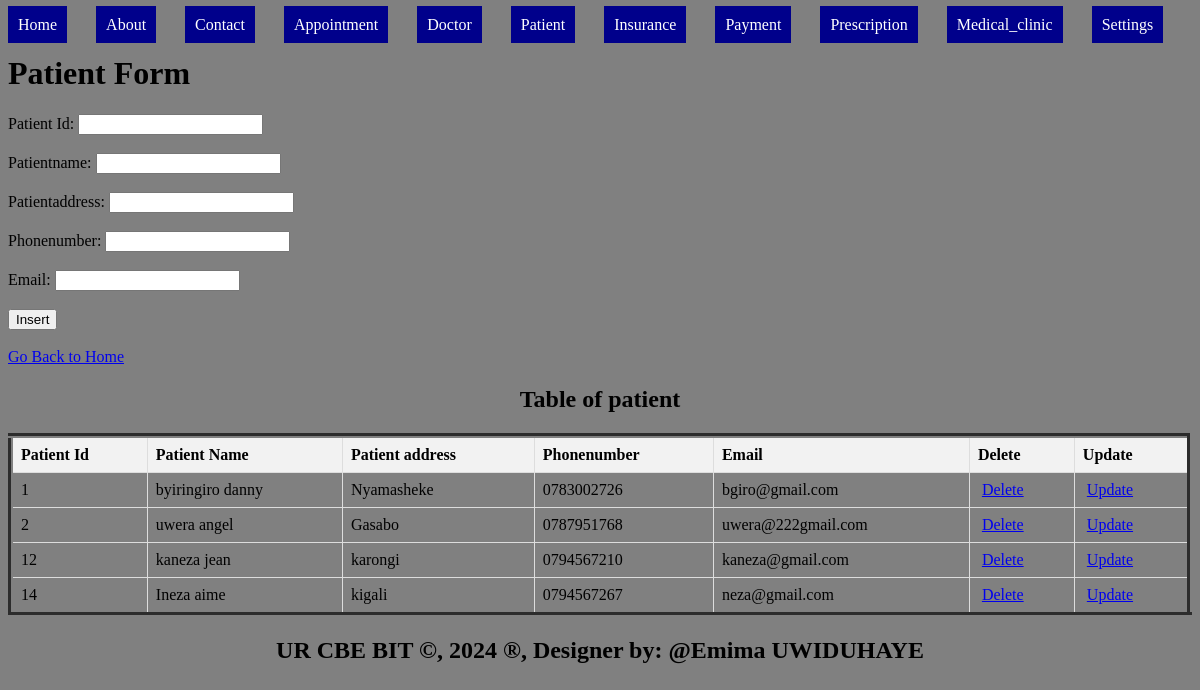
The app's page /patient.php with its own data.
### tables this page shows
CREATE TABLE `patient` (
  `patient_id` int(10) NOT NULL,
  `patientname` varchar(150) DEFAULT NULL,
  `patientaddress` varchar(20) DEFAULT NULL,
  `phonenumber` varchar(20) DEFAULT NULL,
  `email` varchar(80) DEFAULT NULL
);

### patient.php (the view, shortened to what this page needs)
<!DOCTYPE html>
<html>
<head>
</head>
<body bgcolor=" grey">
   <ul style="list-style-type: none; padding: 0;">
    <li style="display: inline; margin-right: 10px;"><a href="./home.html" style="padding: 10px; color: white; background-color:  darkblue; text-decoration: none; margin-right: 15px;">Home</a></li>
    <li style="display: inline; margin-right: 10px;"><a href="./about.html" style="padding: 10px; color: white; background-color:  darkblue; text-decoration: none; margin-right: 15px;">About</a></li>
    <li style="display: inline; margin-right: 10px;"><a href="./contact.html" style="padding: 10px; color: white; background-color: darkblue; text-decoration: none; margin-right: 15px;">Contact</a></li>
    <li style="display: inline; margin-right: 10px;"><a href="./Appointment.php" style="padding: 10px; color: white; background-color:  darkblue; text-decoration: none; margin-right: 15px;">Appointment</a></li>
    <li style="display: inline; margin-right: 10px;"><a href="./Doctor.php" style="padding: 10px; color: white; background-color: darkblue;text-decoration: none; margin-right: 15px;">Doctor</a></li>
    <li style="display: inline; margin-right: 10px;"><a href="./Patient.php" style="padding: 10px; color: white; background-color: darkblue; text-decoration: none; margin-right: 15px;">Patient</a></li>
    <li style="display: inline; margin-right: 10px;"><a href="./Insurance.php" style="padding: 10px; color: white; background-color:  darkblue; text-decoration: none; margin-right: 15px;">Insurance</a></li>
    <li style="display: inline; margin-right: 10px;"><a href="./Payment.php" style="padding: 10px; color: white; background-color: darkblue;text-decoration: none; margin-right: 15px;">Payment</a></li>
    <li style="display: inline; margin-right: 10px;"><a href="./Prescription.php" style="padding: 10px; color: white; background-color:  darkblue; text-decoration: none; margin-right: 15px;">Prescription</a></li>
    <li style="display: inline; margin-right: 10px;"><a href="./Medical.php" style="padding: 10px; color: white; background-color: darkblue;text-decoration: none; margin-right: 15px;">Medical_clinic</a></li>
    <li class="dropdown" style="display: inline; margin-right: 10px;">
      <a href="#" style="padding: 10px; color: white; background-color: darkblue; text-decoration: none; margin-right: 15px;">Settings</a>
    </li>
  </ul>
    <h1>Patient Form</h1>
<form method="post" onsubmit="return confirmInsert();">
<label for="pid">Patient Id:</label>
<input type="number" id="pid" name="patient_id" required><br><br>
<label for="pname">Patientname:</label>
<input type="name" id="pname" name="pname" required><br><br>
<label for="pad">Patientaddress:</label>
<input type="name" id="pad" name="pad" required><br><br>
<label for="pn">Phonenumber:</label>
<input type="pn" id="phonenumber" name="pn" required><br><br>
<label for="eml">Email:</label>
<input type="name" id="eml" name="eml" required><br><br>
<input type="submit" name="add" value="Insert"><br><br>
<a href="./home.html">Go Back to Home</a>
</form>
<!DOCTYPE html>
<html>
<head>
</head>
<body>
    <center><h2>Table of patient</h2></center>
    <table border="5">
        <tr>
            <th>Patient Id</th>
            <th>Patient Name</th>
            <th>Patient address</th>
            <th>Phonenumber</th>
            <th>Email</th>
            <th>Delete</th>
            <th>Update</th>
        </tr>
        <?php
        $host = "localhost";
        $user = "root";
        $pass = "";
        $database = "emima";
        $connection = new mysqli($host, $user, $pass, $database);
        $sql = "SELECT * FROM patient";
        $result = $connection->query($sql);
        if ($result->num_rows > 0) {
            while ($row = $result->fetch_assoc()) {
                $pid = $row['patient_id'];
                echo "<tr>
                    <td>" . $row['patient_id'] . "</td>
                    <td>" . $row['patientname'] . "</td>
                     <td>" . $row['patientaddress'] . "</td>
                    <td>" . $row['phonenumber'] . "</td>
                    <td>" . $row['email'] . "</td>
                    <td><a style='padding:4px' href='delete.patient.php?patient_id=$pid'>Delete</a></td>
                    <td><a style='padding:4px' href='update_patient.php?patient_id=$pid'>Update</a></td>
                </tr>";
            }
        } else {
            echo "<tr><td colspan='5'>No data found</td></tr>";
        }
        ?>
    </table>
</body>
<footer>
  <center>
    <b><h2>UR CBE BIT &copy, 2024 &reg, Designer by: @Emima UWIDUHAYE</h2></b>
  </center>
</footer>
</body>
</html>

### patient.php (style rules this page uses)
.dropdown { position: relative; display: inline; margin-right: 10px; }
table { width: 100%; border-collapse: collapse; }
th, td { border: 1px solid #ddd; padding: 8px; text-align: left; }
th { background-color: #f2f2f2; }

### records on screen
patient: patient_id "1", patientname "byiringiro danny", patientaddress "Nyamasheke", phonenumber "0783002726", email "bgiro@gmail.com"
patient: patient_id "2", patientname "uwera angel", patientaddress "Gasabo", phonenumber "0787951768", email "uwera@222gmail.com"
patient: patient_id "12", patientname "kaneza jean", patientaddress "karongi", phonenumber "0794567210", email "kaneza@gmail.com"
patient: patient_id "14", patientname "Ineza aime", patientaddress "kigali", phonenumber "0794567267", email "neza@gmail.com"
